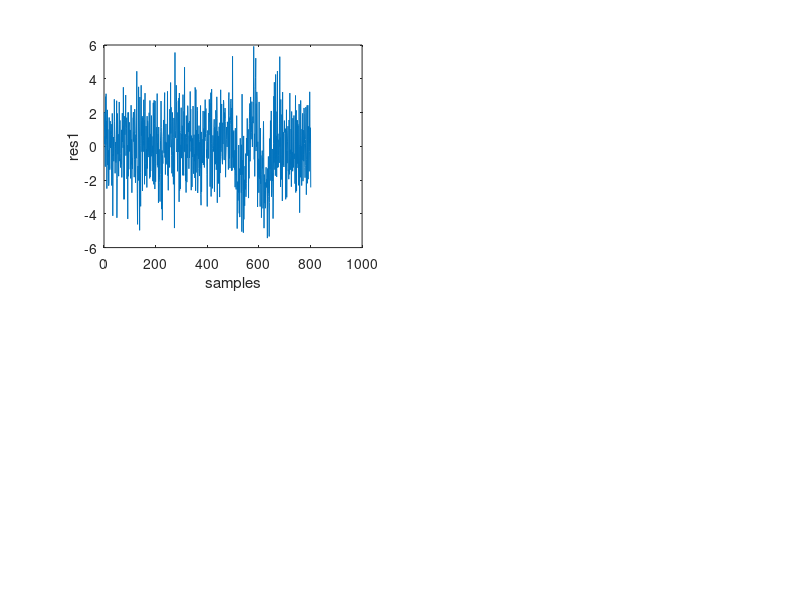

This chart was generated by the following MATLAB code: (Note: this script raises an error after producing the figure.)
clear all
%load sans_fault_periode04_.mat
%load fault_C1_moins_periode04_td035.mat    
%load fault_C1_moins_periode04_td045.mat    
%load fault_C1_plus_periode04_td035.mat     
%load fault_C1_plus_periode04_td045.mat     
%load fault_C2_moins_periode04_td035.mat    
%load fault_C2_moins_periode04_td045.mat    
%load fault_C2_plus_periode04_td035.mat     
%load fault_C2_plus_periode04_td045.mat     
%load fault_IMs_moins_periode04_td035.mat   
%load fault_IMs_moins_periode04_td045.mat   
%load fault_IMs_plus_periode04_td035.mat    
%load fault_IMs_plus_periode04_td045.mat    
%load fault_IMu_moins_periode04_td035.mat   
%load fault_IMu_moins_periode04_td045.mat   
%load fault_IMu_plus_periode04_td035.mat    
load fault_IMu_plus_periode04_td045.mat    
%load fault_MR1_moins_periode04_td0p35.mat  
%load fault_MR1_moins_periode04_td0p45.mat  
%load fault_MR1_plus_periode04_td0p35.mat   
%load fault_MR1_plus_periode04_td0p45.mat   
%load fault_MR2_moins_periode04_td0p35.mat  
%load fault_MR2_moins_periode04_td0p45.mat  
%load fault_MR2_plus_periode04_td0p35.mat   
%load fault_MR2_plus_periode04_td0p45.mat   
%load fault_MR3_moins_periode04_td0p35.mat  
%load fault_MR3_moins_periode04_td0p45.mat  
%load fault_MR3_plus_periode04_td0p35.mat   
%load fault_MR3_plus_periode04_td0p45.mat   
%load fault_MR4_moins_periode04_td0p35.mat  
%load fault_MR4_moins_periode04_td0p45.mat  
%load fault_MR4_plus_periode04_td0p35.mat   
%load fault_MR4_plus_periode04_td0p45.mat   
nom='fault IMu plus periode04 td045';
[mesure,nSamp]=size(res); % 5x805
res1=res(3,:);%P1
res2=res(2,:);%P2
res3=res(5,:);%Vs
res4=res(4,:);%Vu
temp=res(1,:);%time
tsamp=1:nSamp;%sample number
figure(1)
%Title(nom)
%set(gcf,'Title',nom)

subplot(221),plot(res1),xlabel('samples'),ylabel('res1'),Title(nom),set(gca,'XGrid','on','XTick',[0 200 400 600 800 1000])
subplot(222),plot(res2),xlabel('samples'),ylabel('res2'),set(gca,'XGrid','on','XTick',[0 200 400 600 800 1000])
subplot(223),plot(res3),xlabel('samples'),ylabel('res3'),set(gca,'XGrid','on','XTick',[0 200 400 600 800 1000])
subplot(224),plot(res4),xlabel('samples'),ylabel('res4'),set(gca,'XGrid','on','XTick',[0 200 400 600 800 1000])

